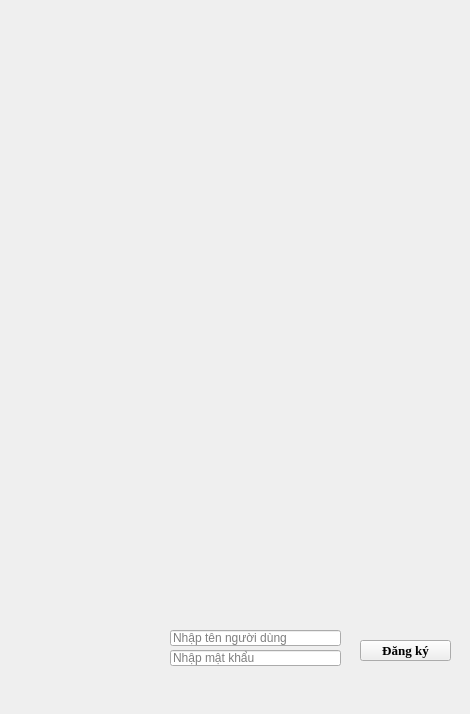
<?xml version="1.0" encoding="UTF-8"?>
<ui version="4.0">
 <class>MainWindow</class>
 <widget class="QMainWindow" name="MainWindow">
  <property name="geometry">
   <rect>
    <x>0</x>
    <y>0</y>
    <width>470</width>
    <height>714</height>
   </rect>
  </property>
  <property name="windowTitle">
   <string>MainWindow</string>
  </property>
  <property name="styleSheet">
   <string notr="true">border-image: url(:/Anh giao dien dang ky/Anh nen giao dien dang ky.jpg);</string>
  </property>
  <widget class="QWidget" name="centralwidget">
   <widget class="QLineEdit" name="reg_tennguoidung">
    <property name="geometry">
     <rect>
      <x>170</x>
      <y>630</y>
      <width>171</width>
      <height>16</height>
     </rect>
    </property>
    <property name="styleSheet">
     <string notr="true">border-image: url(:/Anh giao dien dang ky/Mau trang.jpg);</string>
    </property>
    <property name="placeholderText">
     <string>Nhập tên người dùng</string>
    </property>
   </widget>
   <widget class="QLineEdit" name="dangky_matkhau">
    <property name="geometry">
     <rect>
      <x>170</x>
      <y>650</y>
      <width>171</width>
      <height>16</height>
     </rect>
    </property>
    <property name="styleSheet">
     <string notr="true">border-image: url(:/Anh giao dien dang ky/Mau trang.jpg);</string>
    </property>
    <property name="placeholderText">
     <string>Nhập mật khẩu</string>
    </property>
   </widget>
   <widget class="QPushButton" name="reg_dangky">
    <property name="geometry">
     <rect>
      <x>360</x>
      <y>640</y>
      <width>91</width>
      <height>21</height>
     </rect>
    </property>
    <property name="font">
     <font>
      <family>Times New Roman</family>
      <pointsize>10</pointsize>
      <weight>75</weight>
      <bold>true</bold>
     </font>
    </property>
    <property name="styleSheet">
     <string notr="true">border-image: url(:/Anh giao dien dang ky/Mau trang.jpg);</string>
    </property>
    <property name="text">
     <string>Đăng ký</string>
    </property>
   </widget>
  </widget>
 </widget>
 <resources>
  <include location="Anhdangky.qrc"/>
 </resources>
 <connections/>
</ui>
